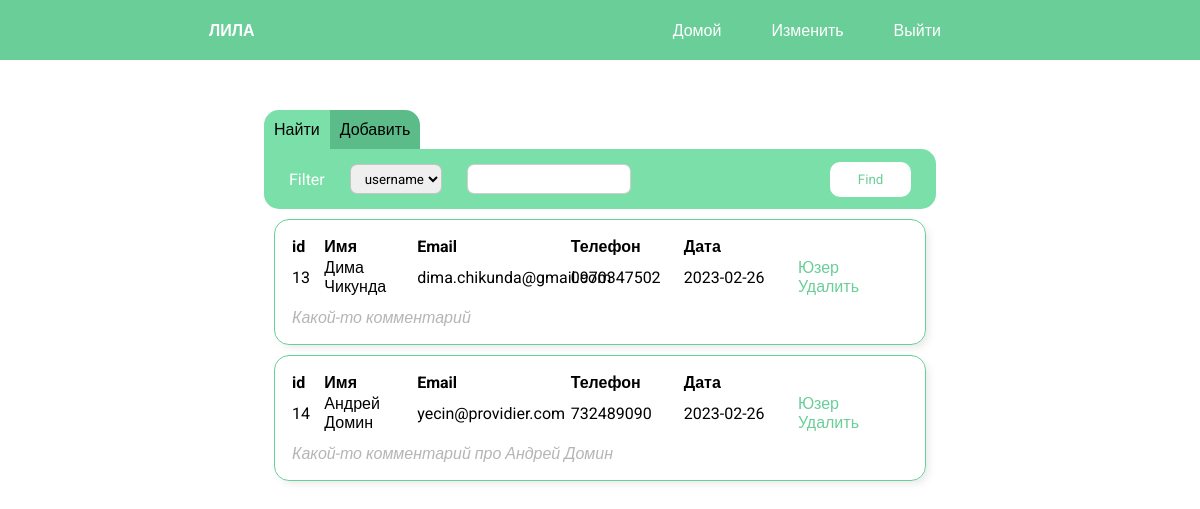
Screenshot of /index (signed in) with the database file from the repository.
### project/models.py (models this page shows, shortened)
class User(db.Model):
    id = db.Column(db.Integer, primary_key=True)
    name = db.Column(db.String(64))
    email = db.Column(db.String(64), unique=True)
    phone = db.Column(db.String(64), unique=True)
    date = db.Column(db.Date)
    additional_comment = db.Column(db.String(64))
    game = db.relationship('Game', backref='Game.friend_id', primaryjoin='User.id==Game.user_id', lazy='dynamic')

### project/routes.py (the view, shortened to what this page needs)
@app.route('/', methods=['GET', 'POST'])
@app.route('/index', methods=['GET', 'POST'])
@login_required
def index():
    search_form = SearchForm()
    add_form = AddUserForm()
    users = User.query.all()
    return render_template('index.html', search_form=search_form, add_form=add_form, users=users)

### project/forms.py (shortened to what this page needs)
class SearchForm(FlaskForm):
    type = SelectField('Filter', choices=[(1, 'username'), (2, 'email')])
    input = SearchField()
    submit = SubmitField('Find')

class AddUserForm(FlaskForm):
    name = StringField('Имя', validators=[DataRequired()])
    email = EmailField('Email', validators=[Optional()])
    phone = StringField('Phone', validators=[Optional()])
    comment = StringField('Comment')
    submit = SubmitField('Save')

### project/models.py (called while the page is built)
@login.user_loader
def load_user(id):
    return Admin.query.get(int(id))

### project/templates/index.html (shortened to what this page needs)
<link rel="stylesheet" href="/static/css/_user.css">
<link rel="stylesheet" href="/static/css/index.css">
{% extends 'base.html' %}
{% block content %}
<div class="users_block">
    <div class="switcher">
        <div class="search_window_button" id = 'pressed'>
            <p>Найти</p>
        </div>
        <div class="add_window_button" id ='unpressed'>
            <p>Добавить</p>
        </div>
    </div>
    <div class="search_block " id="">
        <form class="search" action="" method="POST">
            <ul class="search_menu">
                {{search_form.type.label}}
                {{search_form.type(class='field')}}
                {{search_form.input(class= 'field')}}
            </ul>
            {{search_form.submit(class='button')}}
        </form>
        <div class="result">
            {% for user in users%}
            {% include  '_user.html'%}
            {% endfor %}
        </div>
    </div>
</div>
{% endblock %}

### project/templates/base.html (shortened to what this page needs)
<!DOCTYPE html>
<html lang="ru">
<head>
    <link rel="stylesheet" href="{{ url_for('static', filename="css/base.css") }}">
</head>
<body>
    <main>
        <header>
            <div class = 'header_menu'>
                <a href="{{url_for('index')}}" class="logo">ЛИЛА</a>
                <ul class="menu_block">
                    <li><a href="{{url_for('index')}}" class="menu_item">Домой</a></li>
                    <li><a href="" class="menu_item">Изменить</a></li>
                    <a href="{{url_for('logout')}}"  class="menu_item">Выйти</a>
                </ul>
            </div>
        </header>
        <div class="wrapper">
            {% block content %}{% endblock %}
        </div>
    </main>
</body>
</html>

### project/templates/_user.html
<div href="/" class="table_block">
    <table class="user_block">
        <tbody>
            <tr>
                <th class="id">id</th>
                <th class="name">Имя</th>
                <th class="email">Email</th>
                <th>Телефон</th>
                <th>Дата</th>
                <th></th>
            </tr>
            <tr>
                <td class="id">{{user.id}}</td>
                <td>{{user.name}}</td>
                <td>{{user.email}}</td>
                <td>{{user.phone}}</td>
                <td>{{user.date}}</td>
                <td class="buttons">
                    <a href="{{ url_for('user', id=user.id) }}" class="button">Юзер</a>
                    <a href="{{ url_for('delete', id=user.id) }}" class="button">Удалить</a>
                </td>
            </tr>
            <tr>
                <td colspan="5" class="comment">{{user.additional_comment}}</td>
            </tr>
        </tbody>
    </table>
</div>

### project/static/css/_user.css (style rules this page uses)
.table_block { display: block; margin: 10px; }
.user_block { width: 100%; text-align: left; padding: 15px; table-layout: fixed; border-radius: 15px; border: 1px solid rgb(106, 206, 153); -webkit-box-shadow: 4px 4px 9px -2px rgba(0,0,0,0.10); -moz-box-shadow: 4px 4px 9px -2px rgba(0,0,0,0.10); box-shadow: 4px 4px 9px -2px rgba(0,0,0,0.10); }
.id { width: 5%; }
.name { width: 15%; }
.email { width: 25%; }
.comment { padding-top: 10px; font-style: italic; color: rgba(128, 128, 128, 0.583); }

### project/static/css/index.css (style rules this page uses)
.users_block { width: 70%; height: 90vh; margin: 0px auto; margin-top: 50px; }
.switcher { display: flex; text-align: center; }
.switcher p { text-align: center; padding: 10px; cursor: pointer; }
#pressed { background-color: rgb(123, 223, 169); }
#unpressed { background-color: rgb(92, 188, 137); }
.search { display: flex; height: 60px; background-color: rgb(123, 223, 169); border-radius: 0px 15px 15px 15px; align-items: center; }
.search_menu { display: flex; align-items: center; width: 100%; padding-left: 25px; color: white; }
.result { width: 100%; height: 75vh; overflow: scroll; }
.field { height: 30px; margin-left: 25px; border: 1px solid rgba(128, 128, 128, 0.382); border-radius: 7px; padding-left: 10px; }
.search_window_button { border-radius: 15px 0px 0px 0px; }
.add_window_button { border-radius: 0px 15px 0px 0px; }
.button { height: 35px; width: 100px; margin-right: 25px; background-color: rgb(255, 255, 255); border: 1px solid rgba(128, 128, 128, 0); border-radius: 10px; color: rgb(106, 206, 153); }

### project/static/css/base.css (style rules this page uses)
* { padding: 0px; margin: 0px; font-family: 'Roboto', sans-serif; text-decoration: none; }
.wrapper { width: 80%; margin: 0px auto; }
.header_menu { width: 100%; height: 60px; display: flex; justify-content: space-around; align-items: center; background-color: rgb(106, 206, 153); }
.menu_block { display: flex; list-style: none; }
.menu_item { padding-right: 50px; color: white; }
.logo { font-weight: 600; color: white; }

### rows the page displays
User: id "13", name "Дима Чикунда", email "dima.chikunda@gmail.com", phone "0970347502", date "2023-02-26", additional_comment "Какой-то комментарий"
User: id "14", name "Андрей Домин", email "yecin@providier.com", phone "732489090", date "2023-02-26", additional_comment "Какой-то комментарий про Андрей Домин"

### other values shown
{{ search_form.type.label }} "Filter"
